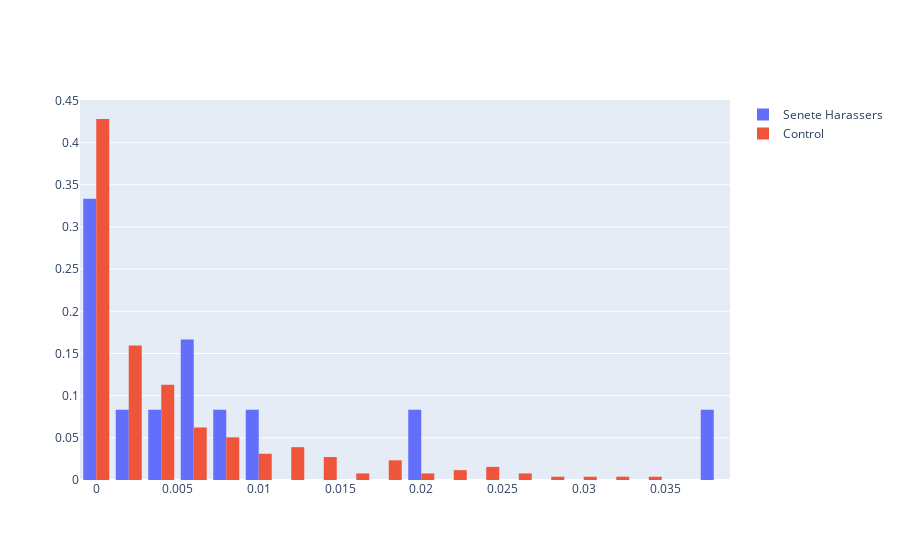

Write notebook code for a chart like this one.
### Code cell
py.iplot([
#     go.Histogram(x=[u for u in user_scores.values()], name='BlockBot L1', histnorm='probability'),
#     go.Histogram(x=[u for u in naziblkr_user_scores.values()], name='Nazi Blocker', histnorm='probability'),
    go.Histogram(x=[u for u in senete_harrasing_user_scores.values()], name='Senete Harassers', histnorm='probability'),
    go.Histogram(x=[u for u in control_user_scores.values()], name='Control', histnorm='probability'),
])

### Figure 1 — Plotly figure (JSON) as saved in the notebook; plotly's stock layout.template omitted (floating-point values rounded to 4 significant figures; data arrays with more than 128 entries replaced by an {"elided": "..."} marker saying what was removed)
{"data": [{"histnorm": "probability", "name": "Senete Harassers", "type": "histogram", "x": [0.005736, 0, 0, 0.009234, 0.0009497, 0.001376, 0.005917, 0.003141, 0.03893, 0, 0.02029, 0.007423]}, {"histnorm": "probability", "name": "Control", "type": "histogram", "x": {"elided": "257 float values"}}], "layout": {}}
